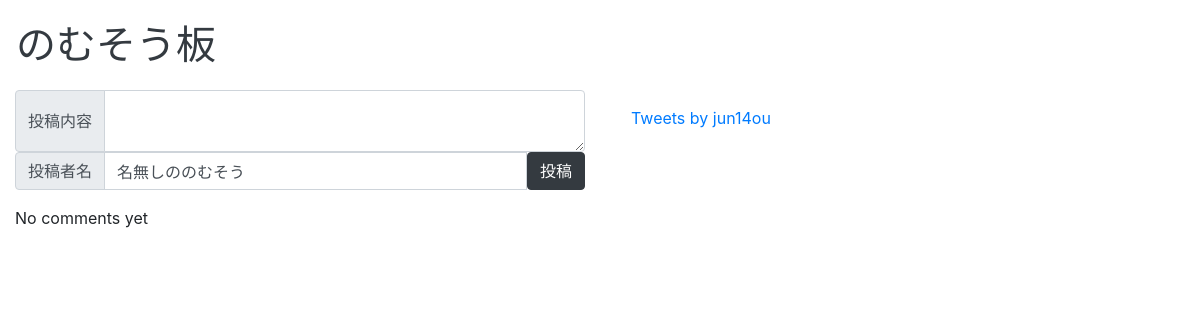
/nichan/, run on an earlier commit of the app's database.
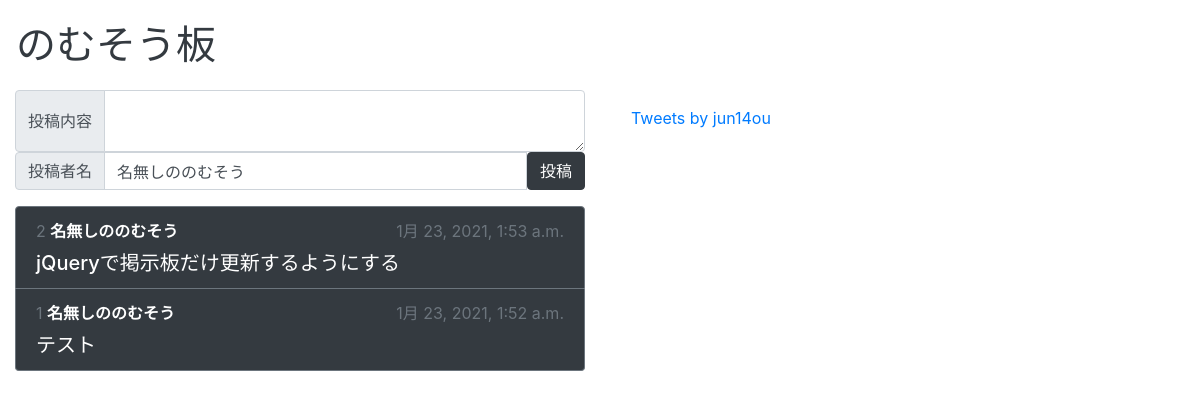
And on a later commit of the database.
### nichan/models.py (models this page shows, shortened)
class Comment(models.Model):
    text = models.CharField(max_length=200)
    name = models.CharField(max_length=20)
    pub_date = models.DateTimeField(default=timezone.now)

### nichan/views.py (the view)
# urls.py: path("", views.index, name="index"),
def index(request):
    text_list = Comment.objects.all().order_by('-pub_date')
    context = {'text_list': text_list}
    return render(request, "nichan/index.html", context)

### nichan/templates/nichan/index.html (shortened to what this page needs)
{% load static %}
<!DOCTYPE html>
<html>
<head>
    <link rel="stylesheet" href="{% static 'nichan/css/bootstrap.css'%}">
    <link rel="stylesheet" href="{% static 'nichan/css/fontsize.css'%}">
</head>
<body>
    <div class="m-3">
        <a class="navbar-brand" href="#">
            <span class="h1 text-dark">のむそう板</span>
        </a>
    </div>
    <div class="container-fluid">
        <div class="row">
            <div class="col-xs-6 col-lg-6">
                <form action="{% url 'nichan:post' %}" method="POST">
                    <div class="input-group">
                        <div class="input-group-prepend">
                            <span class="input-group-text">投稿内容</span>
                        </div>
                        <textarea name="text" class="form-control" aria-label="With textarea"></textarea>
                    </div>
                    <div class="input-group mb-3">
                        <div class="input-group-prepend">
                            <span class="input-group-text" id="basic-addon1">投稿者名</span>
                        </div>
                        <input type="search" name="name" class="form-control" value="名無しののむそう" aria-label="Username"
                            aria-describedby="basic-addon1">
                        <button type="submit" class="btn btn-dark">投稿</button>
                    </div>
                </form>
                <div>
                    {% if text_list %}
                    <ul class="list-group">
                        {% for t in text_list %}
                        <li class="list-group-item bg-dark text-white border-bottom border-secondary">
                            <div class="mb-2">
                                <span class="text-muted">{{t.id}}</span>
                                <span class="font-weight-bold text-white">{{ t.name }}</span>
                                <span class="text-muted float-right">{{t.pub_date}}</span>
                            </div>
                            <div>
                                <span class="h5">{{t.text}}</span>
                            </div>
                        </li>
                        {% endfor %}
                    </ul>
                    {% else %}
                    <p>No comments yet</p>
                    {% endif %}
                </div>
            </div>
            <div class="col-xs-6 col-lg-6">
                <div class="m-3" id="twitter">
                    <a class="twitter-timeline" href="https://twitter.com/jun14ou?ref_src=twsrc%5Etfw">Tweets by
                        jun14ou</a>
                </div>
            </div>
        </div>
    </div>
</body>
</html>

What changed in the data, as far as the page shows it:
added Comment: id "2", name "名無しののむそう", pub_date "1月 23, 2021, 1:53 a.m.", text "jQueryで掲示板だけ更新するようにする"
added Comment: id "1", name "名無しののむそう", pub_date "1月 23, 2021, 1:52 a.m.", text "テスト"
Also different on the page:
text no longer shown: "No comments yet"
